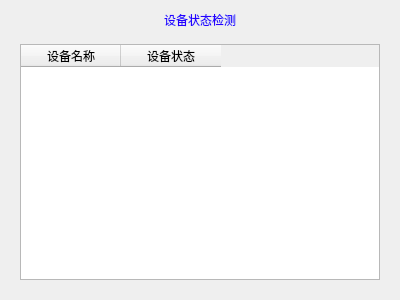
<?xml version="1.0" encoding="UTF-8"?>
<ui version="4.0">
 <class>FormDeviceTable</class>
 <widget class="QWidget" name="FormDeviceTable">
  <property name="geometry">
   <rect>
    <x>0</x>
    <y>0</y>
    <width>400</width>
    <height>300</height>
   </rect>
  </property>
  <property name="windowTitle">
   <string>Form</string>
  </property>
  <property name="Type" stdset="0">
   <string>firstWidget</string>
  </property>
  <layout class="QVBoxLayout" name="verticalLayout">
   <item>
    <widget class="QLabel" name="containerTitle">
     <property name="styleSheet">
      <string notr="true">font: bold 24pt &quot;宋体&quot;;
color: rgb(38, 0, 255);
</string>
     </property>
     <property name="text">
      <string>设备状态检测</string>
     </property>
     <property name="alignment">
      <set>Qt::AlignCenter</set>
     </property>
    </widget>
   </item>
   <item>
    <widget class="QWidget" name="containerContent" native="true">
     <property name="styleSheet">
      <string notr="true"/>
     </property>
     <layout class="QVBoxLayout" name="verticalLayout_2">
      <item>
       <widget class="QTableWidget" name="tableWidget">
        <property name="verticalScrollBarPolicy">
         <enum>Qt::ScrollBarAlwaysOff</enum>
        </property>
        <property name="horizontalScrollBarPolicy">
         <enum>Qt::ScrollBarAlwaysOff</enum>
        </property>
        <property name="autoScroll">
         <bool>false</bool>
        </property>
        <attribute name="verticalHeaderVisible">
         <bool>false</bool>
        </attribute>
        <column>
         <property name="text">
          <string>设备名称</string>
         </property>
        </column>
        <column>
         <property name="text">
          <string>设备状态</string>
         </property>
        </column>
       </widget>
      </item>
     </layout>
    </widget>
   </item>
  </layout>
 </widget>
 <resources/>
 <connections/>
</ui>
